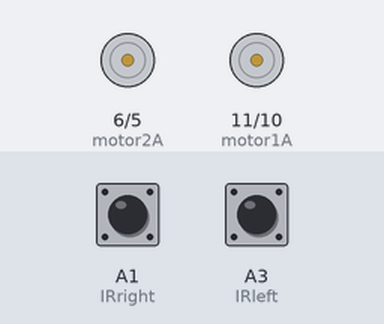
A sketch run on a simulated Arduino Uno, built with avr-gcc and run on an emulated ATmega328P. On the bench: motor-driver pin pairs drawn as motors (green arrow = first pin HIGH = forward, orange = second pin HIGH = backward, longer = more drive). Inputs (shaded band) come from the test bench; at power-on: A1 (IRright) LOW, A3 (IRleft) LOW.

Above: at 1.2 s.
1.3 s: A1 (IRright) pulled HIGH for 0.15 s
At 1.37 s:
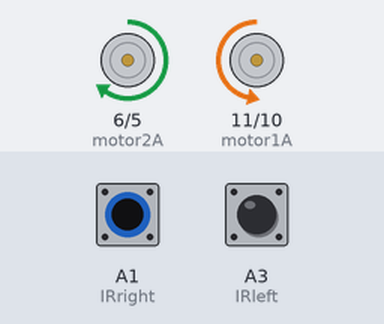
2.9 s: A3 (IRleft) pulled HIGH for 0.15 s
At 2.97 s:
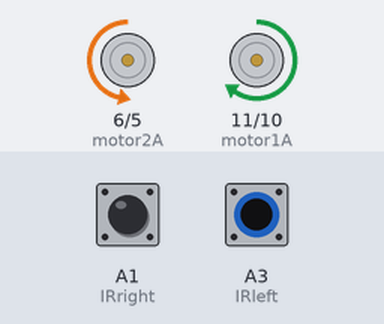
4.5 s: A3 (IRleft) pulled HIGH for 3.2 s
At 8.3 s:
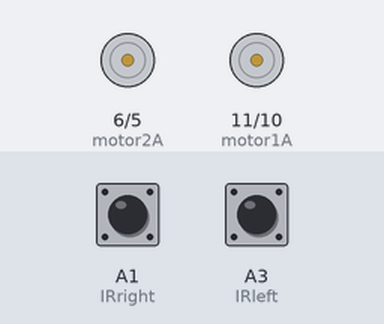
9.2 s: A1 (IRright) pulled HIGH for 1 s
At 9.5 s:
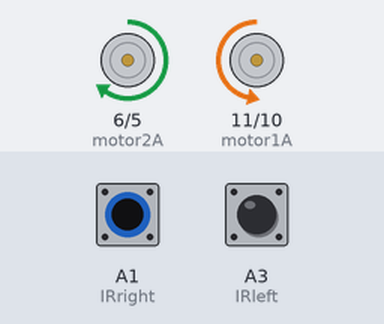
11.7 s: A1 (IRright) pulled HIGH for 3.2 s
At 16.1 s:
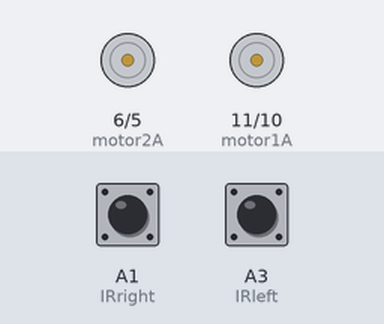
16.4 s: A1 (IRright) driven HIGH and A3 (IRleft) driven HIGH
At 17.4 s:
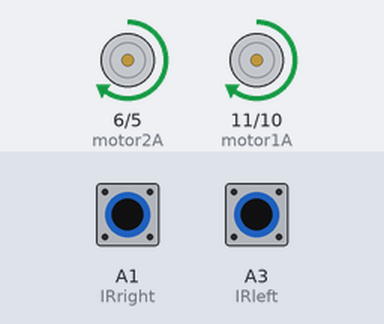
Timing chart, 0 to 18.9 s (numbered marks = the images above; inputs shaded):
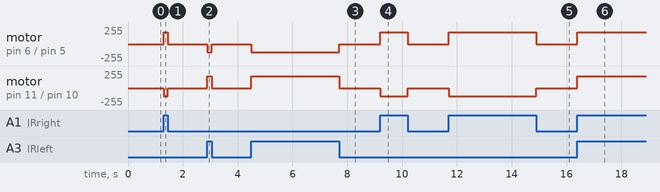

The sketch:

6_line_following_robot.ino
```cpp
#define motor1A 11
#define motor1B 10
#define motor2A 6
#define motor2B 5

#define IRright A1
#define IRleft A3
int IRright_val = 0;
int IRleft_val = 0;

int Speed = 150;            // choose speed variable in range [0, 255]

int turn_subtract = 25;     // experiment with different values here
int turn_add = 25;

void setup(){
  Serial.begin(9600);
  pinMode(motor1A, OUTPUT);
  pinMode(motor1B, OUTPUT);
  pinMode(motor2A, OUTPUT);
  pinMode(motor2B, OUTPUT);
  pinMode(IRright, INPUT);
  pinMode(IRleft, INPUT);
}

void loop(){
  IRright_val = digitalRead(IRright);
  IRleft_val = digitalRead(IRleft);

  if(IRright_val == HIGH and IRleft_val == HIGH){
    // both sensors over white
    driveForward(Speed);
  }
  if(IRright_val == HIGH and IRleft_val == LOW){
    // left sensor over black
    turnLeft(Speed);
  }
  if(IRright_val == LOW and IRleft_val == HIGH){
    // right sensor over black
    turnRight(Speed);
  }
  if(IRright_val == LOW and IRleft_val == LOW){
    // both sensors over black
    driveStop();
  }
}

void driveForward(int Spd){
  analogWrite(motor1A, Spd);
  analogWrite(motor1B, LOW);
  analogWrite(motor2A, Spd);
  analogWrite(motor2B, LOW);
}

void driveBackward(int Spd){
  analogWrite(motor1A, LOW);
  analogWrite(motor1B, Spd);
  analogWrite(motor2A, LOW);
  analogWrite(motor2B, Spd);
}

void driveStop(){
  analogWrite(motor1A, LOW);
  analogWrite(motor1B, LOW);
  analogWrite(motor2A, LOW);
  analogWrite(motor2B, LOW);
}

void turnRight(int Spd){
  analogWrite(motor1A, Spd+turn_add);
  analogWrite(motor1B, LOW);
  analogWrite(motor2A, LOW);
  analogWrite(motor2B, Spd-turn_subtract);
}

void turnLeft(int Spd){
  analogWrite(motor1A, LOW);
  analogWrite(motor1B, Spd-turn_subtract);
  analogWrite(motor2A, Spd+turn_add);
  analogWrite(motor2B, LOW);
}
```

Measured:
- after the input at 1.3 s, motor on pin 6 (motor2A) / pin 5 (motor2B): stopped → forward 175/255 at once, → stopped 0.15 s later; motor on pin 11 (motor1A) / pin 10 (motor1B): stopped → backward 125/255 at once, → stopped 0.15 s later
- after the input at 2.9 s, motor on pin 6 (motor2A) / pin 5 (motor2B): stopped → backward 125/255 at once, → stopped 0.15 s later; motor on pin 11 (motor1A) / pin 10 (motor1B): stopped → forward 175/255 at once, → stopped 0.15 s later
- after the input at 4.5 s, motor on pin 6 (motor2A) / pin 5 (motor2B): stopped → backward 125/255 at once, → stopped 3.2 s later; motor on pin 11 (motor1A) / pin 10 (motor1B): stopped → forward 175/255 at once, → stopped 3.2 s later
- after the input at 9.2 s, motor on pin 6 (motor2A) / pin 5 (motor2B): stopped → forward 175/255 at once, → stopped 1.0 s later; motor on pin 11 (motor1A) / pin 10 (motor1B): stopped → backward 125/255 at once, → stopped 1.0 s later
- after the input at 11.7 s, motor on pin 6 (motor2A) / pin 5 (motor2B): stopped → forward 175/255 at once, → stopped 3.2 s later; motor on pin 11 (motor1A) / pin 10 (motor1B): stopped → backward 125/255 at once, → stopped 3.2 s later
- after the input at 16.4 s, motor on pin 6 (motor2A) / pin 5 (motor2B), motor on pin 11 (motor1A) / pin 10 (motor1B): stopped → forward 175/255 at once
